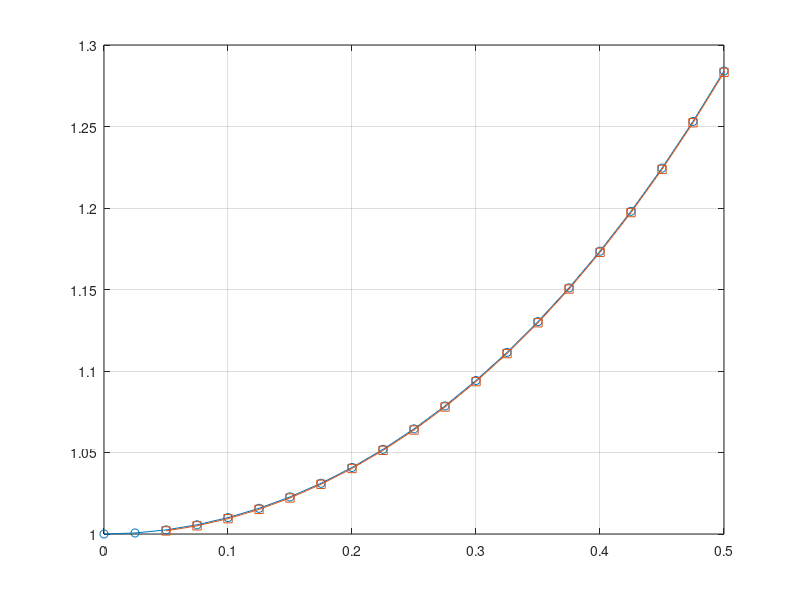

This figure's MATLAB source:
clear all
clf

load('rk.dat')

n = 20;    %steps
x0 = 0.0;
xf = 0.5;
dx = (xf-x0)/n;

x = x0:dx:xf;

plot(x, exp(x.^2), 'o-')
hold on;

x = rk(:,1);
y = rk(:,2);
grid on
axis([0 0.5 1 1.3] )
drawnow
plot(x, y, 's-')
